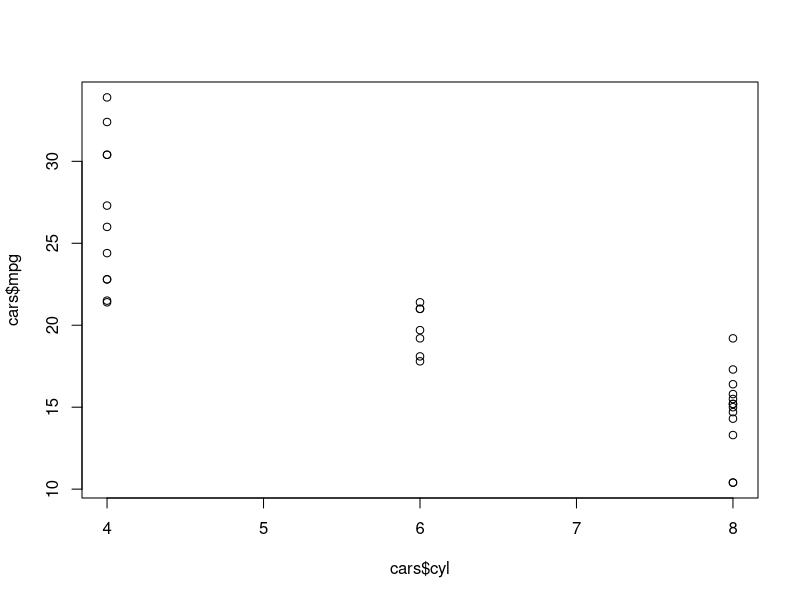
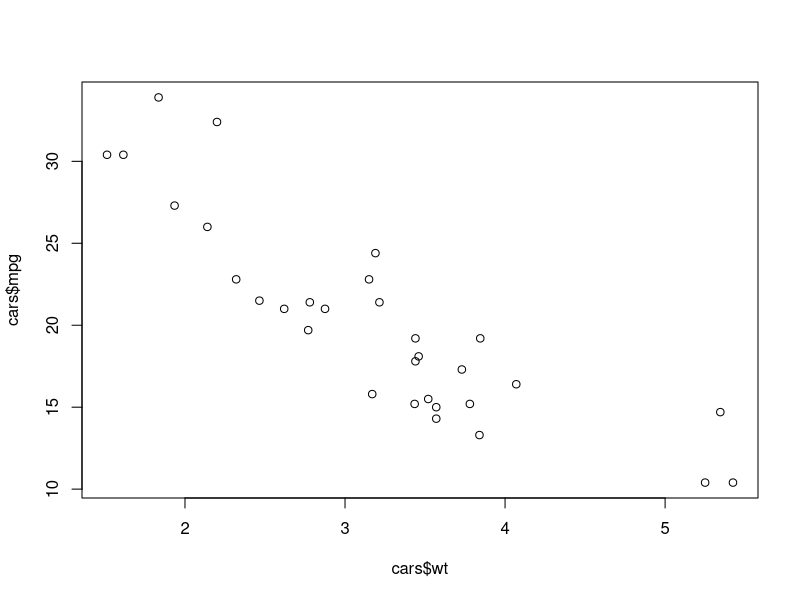
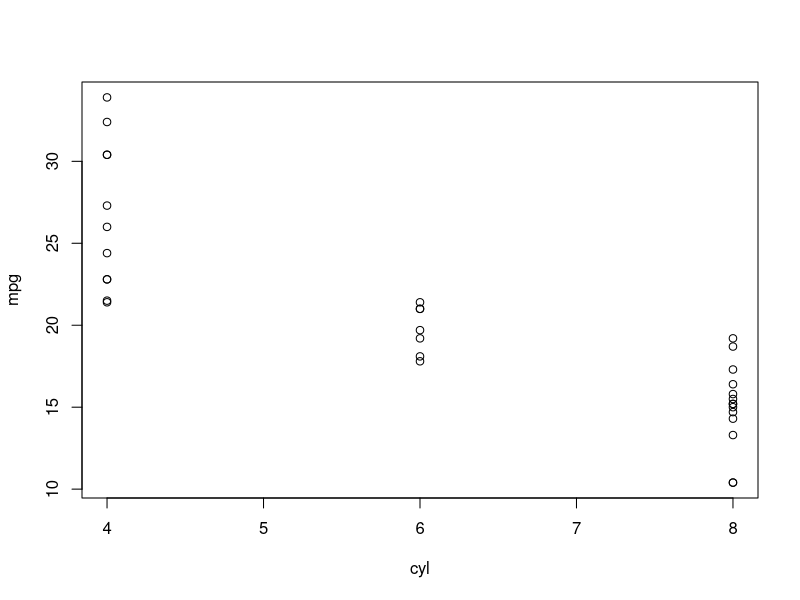
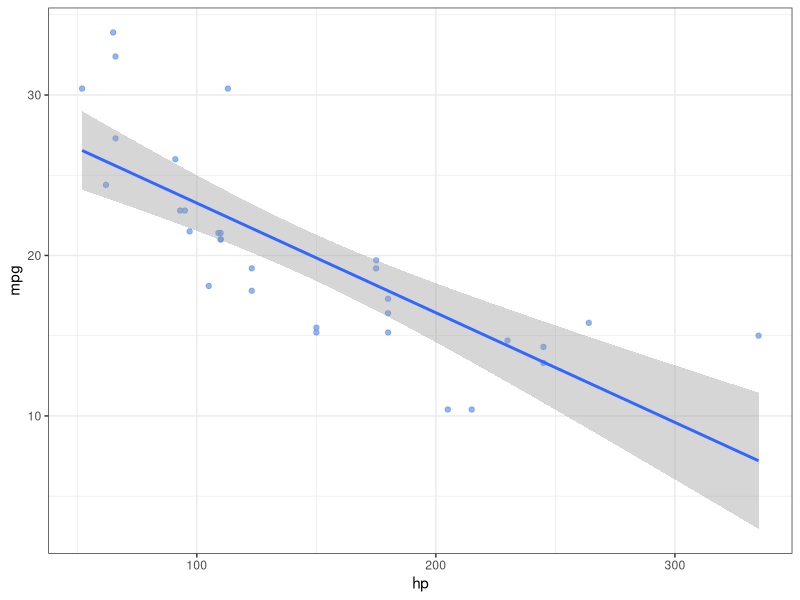
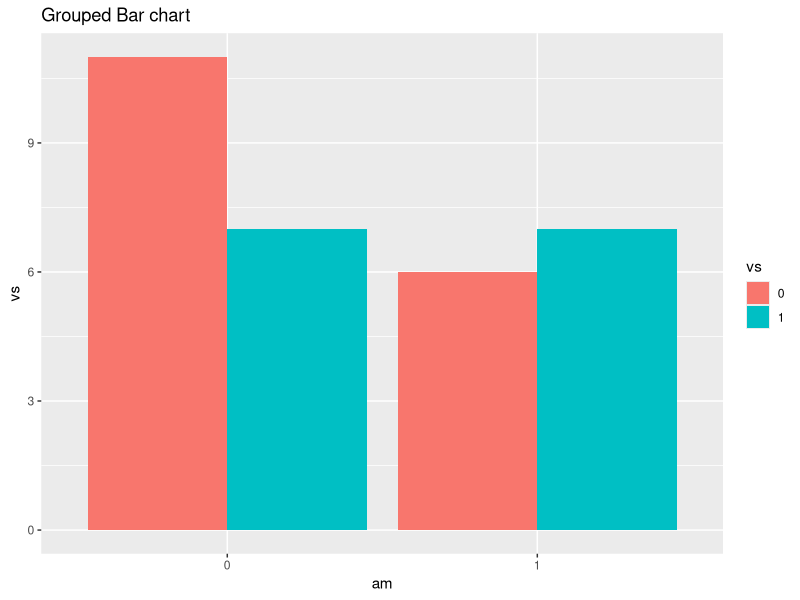

Here is the R script that generated these plots, in order:
#course: Beginning using R for data analysis
#by https://www.youtube.com/@easydatascience2508
#Section 6: Final Exercise
#Data set:
  
#We use a data set 'cars' which comprises 32 virtual
#car obsevations with their fuel consumption and 
#6 aspects of automobile design and performance.

#You have to load csv data files to create a data 
#frame with 32 observations on 6 (numeric) variables.


#Column  Variable  	Description				
#[, 1]	mpg		Miles/(US) gallon
#[, 2]	cyl		Number of cylinders
#[, 3]	hp		Gross horsepower
#[, 4]	wt		Weight (1000 lbs)
#[, 5]	vs		Engine (0 = V-shaped, 1 = straight)
#[, 6]	am		Transmission (0 = automatic, 1 = manual)



#Tasks and Solution

setwd("d:/")   # to set working directory
##read.table() to create a data frame
vartype<-c("numeric", "numeric", "numeric","numeric", "numeric")
cars <- read.table("cars.csv", colClasses=vartype, header=TRUE, sep=",")                                      
cars

##Task1
##Handling missing values
#transform wt value 999 as NA

cars$wt[cars$wt == 999] <- NA


#remove observation with NA
cars<-cars[!is.na(cars$wt),]


##Task2
##recode variable 'vs', and 'am' as 
#factor variable.
cars$vs <- as.factor(cars$vs)
cars$am <- as.factor(cars$am)



##Task3
##Create summary statistics of 'mpg'

summary(cars$mpg)

#Plot simple scatter plot between 'cyl and 'mpg', and between 'wt' and 'mpg'
plot(cars$cyl, cars$mpg)
plot(cars$wt, cars$mpg)

#Using with() to Plot simple scatter plot between 'cyl and 'mpg'

with(mtcars, {
  plot(cyl,mpg)
})



##Task4
## create a new data frame 'carssorted' , which Sorts
#data frame 'cars' by order of  "am" and "vs"

carssorted <-cars[order(cars$am, cars$vs),]


##Task5
##create a new data frame 'meanmpg' , to get mean 
#value of 'mpg' in each group combination of 'am' 
#using aggregate() function, and exclude unwanted 
#variables in this new data frame

meanmpg <- aggregate(cars[-c(2:6)],
          by=list(am=cars$am),
        FUN=mean)


##Task6
##Create a scatter plot using ggplot() where x-axis
#is 'hp' , y axis is 'mpg' in data frame cars, and
#with a smooth line of linear regression for the 
#relationship between these two variables. 
library(ggplot2)
ggplot(data = cars, 
      mapping = aes(x = hp, y = mpg)) +
      geom_point(color = "cornflowerblue", alpha = .7, size = 1.5) +
      theme_bw() +
      geom_smooth(method = "lm")



##Task7
##create a grouped bar plot for variable 'vs' with 
#each value of 'am' variable

ggplot(cars, aes(x=am, fill=vs)) +
     geom_bar(position = "dodge") + 
     labs(title="Grouped Bar chart",                   
    x="am",                               
    y="vs")  



##Task8
##subsetting data
#create a new data frame called carnew1, which 
#is based on cars, but excludes variable 'hp' 
#and 'vs'

carnew1<-cars[,c(-3,-5)]

#create a new data frame called carnew2, which is 
#based on cars, but select only the observations 
#where vs is 0.

carnew2<-cars[cars$vs==0,]